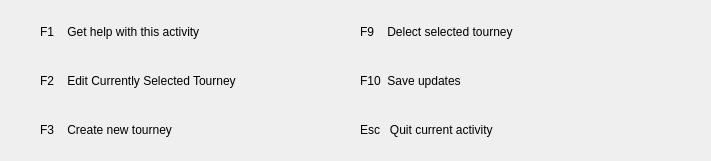
<?xml version="1.0" encoding="UTF-8"?>
<ui version="4.0">
 <class>tourneysactivitypanel</class>
 <widget class="QWidget" name="tourneysactivitypanel">
  <property name="geometry">
   <rect>
    <x>0</x>
    <y>0</y>
    <width>711</width>
    <height>161</height>
   </rect>
  </property>
  <property name="windowTitle">
   <string>Form</string>
  </property>
  <widget class="QWidget" name="tourneysactivitywidget" native="true">
   <property name="geometry">
    <rect>
     <x>0</x>
     <y>10</y>
     <width>711</width>
     <height>161</height>
    </rect>
   </property>
   <widget class="QWidget" name="verticalLayoutWidget_2">
    <property name="geometry">
     <rect>
      <x>40</x>
      <y>0</y>
      <width>291</width>
      <height>141</height>
     </rect>
    </property>
    <layout class="QVBoxLayout" name="verticalLayout_9">
     <item>
      <widget class="QLabel" name="playersF1ActivityLabel">
       <property name="text">
        <string>F1    Get help with this activity</string>
       </property>
      </widget>
     </item>
     <item>
      <widget class="QLabel" name="playersF2ActivityLabel">
       <property name="text">
        <string>F2    Edit Currently Selected Tourney</string>
       </property>
      </widget>
     </item>
     <item>
      <widget class="QLabel" name="playersF3ActivityLabel">
       <property name="text">
        <string>F3    Create new tourney</string>
       </property>
      </widget>
     </item>
    </layout>
   </widget>
   <widget class="QWidget" name="verticalLayoutWidget">
    <property name="geometry">
     <rect>
      <x>360</x>
      <y>0</y>
      <width>331</width>
      <height>141</height>
     </rect>
    </property>
    <layout class="QVBoxLayout" name="verticalLayout">
     <item>
      <widget class="QLabel" name="playersF9ActivityLabel">
       <property name="text">
        <string>F9    Delect selected tourney</string>
       </property>
      </widget>
     </item>
     <item>
      <widget class="QLabel" name="playersF10ActivityLabel">
       <property name="text">
        <string>F10  Save updates</string>
       </property>
      </widget>
     </item>
     <item>
      <widget class="QLabel" name="playersEscActivityLabel">
       <property name="text">
        <string>Esc   Quit current activity</string>
       </property>
      </widget>
     </item>
    </layout>
   </widget>
  </widget>
 </widget>
 <resources/>
 <connections/>
</ui>
